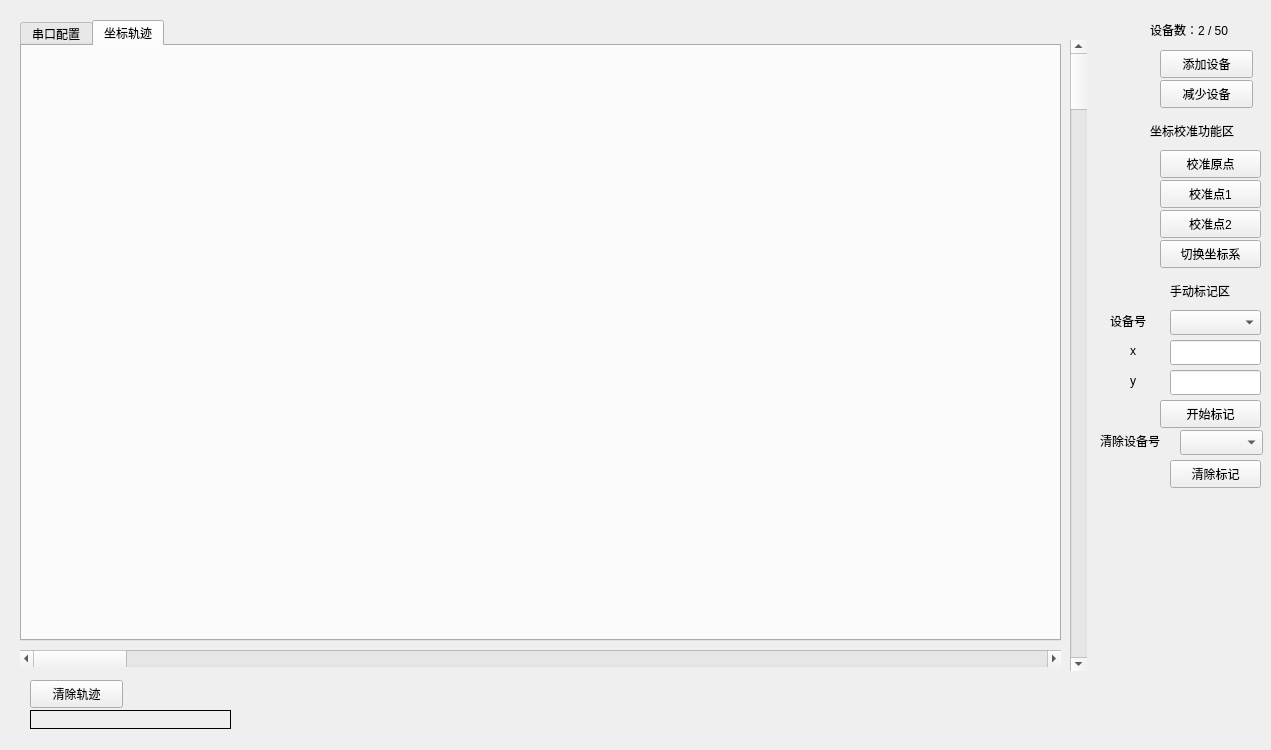
<?xml version="1.0" encoding="UTF-8"?>
<ui version="4.0">
 <class>MainWindow</class>
 <widget class="QMainWindow" name="MainWindow">
  <property name="geometry">
   <rect>
    <x>0</x>
    <y>0</y>
    <width>1271</width>
    <height>750</height>
   </rect>
  </property>
  <property name="windowTitle">
   <string>串口数据可视化上位机</string>
  </property>
  <widget class="QWidget" name="centralWidget">
   <widget class="QTabWidget" name="tabWidget">
    <property name="geometry">
     <rect>
      <x>20</x>
      <y>20</y>
      <width>1041</width>
      <height>621</height>
     </rect>
    </property>
    <property name="maximumSize">
     <size>
      <width>16777215</width>
      <height>16777215</height>
     </size>
    </property>
    <property name="currentIndex">
     <number>1</number>
    </property>
    <widget class="QWidget" name="tabSerial">
     <attribute name="title">
      <string>串口配置</string>
     </attribute>
     <layout class="QVBoxLayout" name="verticalLayout_Serial">
      <item>
       <layout class="QGridLayout" name="gridLayout">
        <item row="0" column="0">
         <widget class="QLabel" name="portNameLabel">
          <property name="text">
           <string>串口名称:</string>
          </property>
         </widget>
        </item>
        <item row="0" column="1">
         <widget class="QComboBox" name="portNameComboBox"/>
        </item>
        <item row="0" column="2">
         <widget class="QPushButton" name="refreshButton">
          <property name="text">
           <string>刷新</string>
          </property>
         </widget>
        </item>
        <item row="1" column="0">
         <widget class="QLabel" name="baudRateLabel">
          <property name="text">
           <string>波特率:</string>
          </property>
         </widget>
        </item>
        <item row="1" column="1">
         <widget class="QComboBox" name="baudRateComboBox"/>
        </item>
        <item row="2" column="0">
         <widget class="QLabel" name="dataBitsLabel">
          <property name="text">
           <string>数据位:</string>
          </property>
         </widget>
        </item>
        <item row="2" column="1">
         <widget class="QComboBox" name="dataBitsComboBox"/>
        </item>
        <item row="3" column="0">
         <widget class="QLabel" name="parityLabel">
          <property name="text">
           <string>校验位:</string>
          </property>
         </widget>
        </item>
        <item row="3" column="1">
         <widget class="QComboBox" name="parityComboBox"/>
        </item>
        <item row="4" column="0">
         <widget class="QLabel" name="stopBitsLabel">
          <property name="text">
           <string>停止位:</string>
          </property>
         </widget>
        </item>
        <item row="4" column="1">
         <widget class="QComboBox" name="stopBitsComboBox"/>
        </item>
        <item row="5" column="0">
         <widget class="QLabel" name="flowControlLabel">
          <property name="text">
           <string>流控制:</string>
          </property>
         </widget>
        </item>
        <item row="5" column="1">
         <widget class="QComboBox" name="flowControlComboBox"/>
        </item>
        <item row="6" column="0" colspan="3">
         <widget class="QPushButton" name="connectButton">
          <property name="text">
           <string>连接</string>
          </property>
         </widget>
        </item>
        <item row="7" column="0" colspan="3">
         <widget class="QLabel" name="statusLabel">
          <property name="tabletTracking">
           <bool>false</bool>
          </property>
          <property name="text">
           <string>串口未连接</string>
          </property>
         </widget>
        </item>
       </layout>
      </item>
      <item>
       <widget class="QLabel" name="labelRx">
        <property name="text">
         <string>接收区:</string>
        </property>
       </widget>
      </item>
      <item>
       <widget class="QPlainTextEdit" name="textRx">
        <property name="readOnly">
         <bool>true</bool>
        </property>
        <property name="maximumBlockCount">
         <number>10000</number>
        </property>
       </widget>
      </item>
      <item>
       <widget class="QLabel" name="labelTx">
        <property name="text">
         <string>发送区:</string>
        </property>
       </widget>
      </item>
      <item>
       <layout class="QHBoxLayout" name="horizontalLayout_Tx">
        <item>
         <widget class="QLineEdit" name="lineTx"/>
        </item>
        <item>
         <widget class="QPushButton" name="btnSend">
          <property name="text">
           <string>发送</string>
          </property>
         </widget>
        </item>
       </layout>
      </item>
     </layout>
    </widget>
    <widget class="QWidget" name="tabChart">
     <attribute name="title">
      <string>坐标轨迹</string>
     </attribute>
     <layout class="QVBoxLayout" name="chartLayout"/>
    </widget>
   </widget>
   <widget class="QPushButton" name="btnClearPlot">
    <property name="geometry">
     <rect>
      <x>30</x>
      <y>680</y>
      <width>93</width>
      <height>28</height>
     </rect>
    </property>
    <property name="text">
     <string>清除轨迹</string>
    </property>
   </widget>
   <widget class="QScrollBar" name="vScrollBar">
    <property name="geometry">
     <rect>
      <x>1070</x>
      <y>40</y>
      <width>17</width>
      <height>631</height>
     </rect>
    </property>
    <property name="orientation">
     <enum>Qt::Orientation::Vertical</enum>
    </property>
   </widget>
   <widget class="QScrollBar" name="hScrollBar">
    <property name="geometry">
     <rect>
      <x>20</x>
      <y>650</y>
      <width>1041</width>
      <height>17</height>
     </rect>
    </property>
    <property name="orientation">
     <enum>Qt::Orientation::Horizontal</enum>
    </property>
   </widget>
   <widget class="QPushButton" name="btnCalOrigin">
    <property name="geometry">
     <rect>
      <x>1160</x>
      <y>150</y>
      <width>101</width>
      <height>28</height>
     </rect>
    </property>
    <property name="text">
     <string>校准原点</string>
    </property>
   </widget>
   <widget class="QPushButton" name="btnCal10_10">
    <property name="geometry">
     <rect>
      <x>1160</x>
      <y>180</y>
      <width>101</width>
      <height>28</height>
     </rect>
    </property>
    <property name="text">
     <string>校准点1</string>
    </property>
   </widget>
   <widget class="QPushButton" name="btnCalN10_N10">
    <property name="geometry">
     <rect>
      <x>1160</x>
      <y>210</y>
      <width>101</width>
      <height>28</height>
     </rect>
    </property>
    <property name="text">
     <string>校准点2</string>
    </property>
   </widget>
   <widget class="QPushButton" name="btnToggleCoord">
    <property name="geometry">
     <rect>
      <x>1160</x>
      <y>240</y>
      <width>101</width>
      <height>28</height>
     </rect>
    </property>
    <property name="text">
     <string>切换坐标系</string>
    </property>
   </widget>
   <widget class="QLabel" name="labelDev1Coord">
    <property name="geometry">
     <rect>
      <x>30</x>
      <y>710</y>
      <width>201</width>
      <height>19</height>
     </rect>
    </property>
    <property name="frameShape">
     <enum>QFrame::Shape::Box</enum>
    </property>
    <property name="text">
     <string/>
    </property>
   </widget>
   <widget class="QPushButton" name="btnAddDevice">
    <property name="geometry">
     <rect>
      <x>1160</x>
      <y>50</y>
      <width>93</width>
      <height>28</height>
     </rect>
    </property>
    <property name="text">
     <string>添加设备</string>
    </property>
   </widget>
   <widget class="QPushButton" name="btnDelDevice">
    <property name="geometry">
     <rect>
      <x>1160</x>
      <y>80</y>
      <width>93</width>
      <height>28</height>
     </rect>
    </property>
    <property name="text">
     <string>减少设备</string>
    </property>
   </widget>
   <widget class="QLabel" name="labelDeviceCount">
    <property name="geometry">
     <rect>
      <x>1150</x>
      <y>20</y>
      <width>111</width>
      <height>19</height>
     </rect>
    </property>
    <property name="text">
     <string>设备数：2 / 50</string>
    </property>
   </widget>
   <widget class="QComboBox" name="comboDeviceId">
    <property name="geometry">
     <rect>
      <x>1170</x>
      <y>310</y>
      <width>91</width>
      <height>25</height>
     </rect>
    </property>
   </widget>
   <widget class="QLineEdit" name="lineManualX">
    <property name="geometry">
     <rect>
      <x>1170</x>
      <y>340</y>
      <width>91</width>
      <height>25</height>
     </rect>
    </property>
   </widget>
   <widget class="QLineEdit" name="lineManualY">
    <property name="geometry">
     <rect>
      <x>1170</x>
      <y>370</y>
      <width>91</width>
      <height>25</height>
     </rect>
    </property>
   </widget>
   <widget class="QPushButton" name="btnAddPoint">
    <property name="geometry">
     <rect>
      <x>1160</x>
      <y>400</y>
      <width>101</width>
      <height>28</height>
     </rect>
    </property>
    <property name="text">
     <string>开始标记</string>
    </property>
   </widget>
   <widget class="QComboBox" name="comboClearTarget">
    <property name="geometry">
     <rect>
      <x>1180</x>
      <y>430</y>
      <width>83</width>
      <height>25</height>
     </rect>
    </property>
   </widget>
   <widget class="QPushButton" name="btnClearMarkers">
    <property name="geometry">
     <rect>
      <x>1170</x>
      <y>460</y>
      <width>91</width>
      <height>28</height>
     </rect>
    </property>
    <property name="text">
     <string>清除标记</string>
    </property>
   </widget>
   <widget class="QLabel" name="label">
    <property name="geometry">
     <rect>
      <x>1150</x>
      <y>110</y>
      <width>111</width>
      <height>41</height>
     </rect>
    </property>
    <property name="text">
     <string>坐标校准功能区</string>
    </property>
   </widget>
   <widget class="QLabel" name="label_2">
    <property name="geometry">
     <rect>
      <x>1170</x>
      <y>270</y>
      <width>81</width>
      <height>41</height>
     </rect>
    </property>
    <property name="text">
     <string>手动标记区</string>
    </property>
   </widget>
   <widget class="QLabel" name="label_3">
    <property name="geometry">
     <rect>
      <x>1110</x>
      <y>300</y>
      <width>51</width>
      <height>41</height>
     </rect>
    </property>
    <property name="text">
     <string>设备号</string>
    </property>
   </widget>
   <widget class="QLabel" name="label_4">
    <property name="geometry">
     <rect>
      <x>1130</x>
      <y>330</y>
      <width>16</width>
      <height>41</height>
     </rect>
    </property>
    <property name="text">
     <string>x</string>
    </property>
   </widget>
   <widget class="QLabel" name="label_5">
    <property name="geometry">
     <rect>
      <x>1130</x>
      <y>360</y>
      <width>16</width>
      <height>41</height>
     </rect>
    </property>
    <property name="text">
     <string>y</string>
    </property>
   </widget>
   <widget class="QLabel" name="label_6">
    <property name="geometry">
     <rect>
      <x>1100</x>
      <y>420</y>
      <width>91</width>
      <height>41</height>
     </rect>
    </property>
    <property name="text">
     <string>清除设备号</string>
    </property>
   </widget>
  </widget>
 </widget>
 <resources/>
 <connections/>
</ui>
